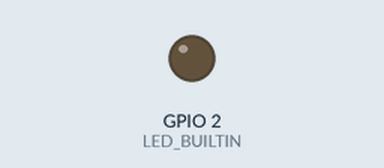
Simulated run of this sketch. Board: ESP8266 (NodeMCU). On the bench: output pins drawn as LEDs (lit = HIGH, except the on-board LED, lit = LOW). WiFi joins after 1.5 s; servers stay silent unless stated; random numbers use the default seed unless the sketch sets one; what the sketch prints to the serial monitor is not drawn.

Above: at 2.0 s.
At 13.1 s:
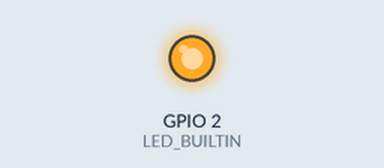
Timing chart, 0 to 57.2 s (numbered marks = the images above):
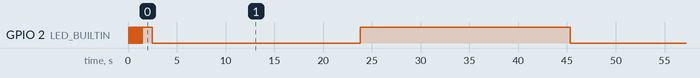

The sketch:

esp8266_thing-sheet-random.ino
```cpp
/*
// ----------------------------------------------------------------------------------------------
This is a program to learn and control variables of a random number for Thingspeak and Google Sheet.
It was designed to be run on an Esp8266
Design by Yotesarun Bunpotsed
// ----------------------------------------------------------------------------------------------
*/


#include <ThingSpeak.h>
#include <ESP8266WiFi.h>


//Google sheets
// Your WiFi credentials.
// Set password to "" for open networks.

char ssid[] = "Okaisank_2.4G";
char pass[] = "12345678";


String GAS_ID = "***********************"; //--> spreadsheet script ID

//Your Domain name with URL path or IP address with path
const char* host = "script.google.com"; // only google.com not https://google.com

// ----------------------------------------------------------------------------------------------
//ThingSpeak
String SERVER_IP = "api.thingspeak.com";

unsigned long myChannelNumber = 12345678;
const char* myWriteAPIKey     = "****************";
const char* myReadAPIKey      = "****************";

unsigned int field1 =1;
unsigned int field2 =2;


WiFiClient client;

int Temp, Humi;

// ----------------------------------------------------------------------------------------------
//#define DHT_PIN               D1
#define UPDATE_INTERVAL_HOUR  (0)
#define UPDATE_INTERVAL_MIN   (0)
#define UPDATE_INTERVAL_SEC   (30)

#define UPDATE_INTERVAL_MS    ( ((UPDATE_INTERVAL_HOUR*60*60) + (UPDATE_INTERVAL_MIN * 60) + UPDATE_INTERVAL_SEC ) * 1000 )

// ----------------------------------------------------------------------------------------------


// ----------------------------------------------------------------------------------------------
void update_google_sheet()
{
    Serial.print("connecting to ");
    Serial.println(host);

    // Use WiFiClient class to create TCP connections
    WiFiClientSecure client;
    const int httpPort = 443; // 80 is for HTTP / 443 is for HTTPS!

    client.setInsecure(); // this is the magical line that makes everything work

    if (!client.connect(host, httpPort)) { //works!
      Serial.println("connection failed");
      return;
    }

    //----------------------------------------Processing data and sending data

    String url = "/macros/s/" + GAS_ID + "/exec?temperature=";
    int Temp = random(0,100);
    int Humi = random(0,100);
    url += String(Temp);

    url += "&humidity=";
    url += String(Humi);

    Serial.print("Requesting URL: ");
    Serial.println(url);

    // This will send the request to the server
    client.print(String("GET ") + url + " HTTP/1.1\r\n" +
                 "Host: " + host + "\r\n" +
                 "Connection: close\r\n\r\n");

    Serial.println();
    Serial.println("closing connection");
}

// ----------------------------------------------------------------------------------------------
void setup()
{
  // Debug console
 Serial.begin(9600);

//  // Digital output pin
 pinMode(LED_BUILTIN, OUTPUT);
//


//----------------------------------------Wait for connection
  Serial.print("Connecting");
  WiFi.begin(ssid, pass); //--> Connect to your WiFi router
  while (WiFi.status() != WL_CONNECTED)
  {
    Serial.print(".");
    digitalWrite(LED_BUILTIN, LOW);
    delay(50);
    digitalWrite(LED_BUILTIN, HIGH);
    delay(50);
  }
    ThingSpeak.begin(client);

    Serial.println("");
    Serial.println("WiFi connected");

    Serial.print("IP Address : ");
    Serial.println(WiFi.localIP() );

    ThingSpeak.begin(client);
}
// ----------------------------------------------------------------------------------------------
unsigned long time_ms;
unsigned long time_1000_ms_buf;
unsigned long time_sheet_update_buf;
unsigned long time_dif;

void loop()
{
  time_ms = millis();
  time_dif = time_ms - time_1000_ms_buf;

  // Read and print serial data every 1 sec
  if ( time_dif >= 1000 ) // 1sec
  {
    time_1000_ms_buf = time_ms;

      int Temp = random(0,100);
      int Humi = random(0,50);
      delay(1000);

    Serial.print("Temperature: " + String(Temp) + " C");
    Serial.print("\t");
    Serial.println("Humidity: " + String(Humi) + " %");

    //Channel update LED On , Close connection LED Off
    digitalWrite(LED_BUILTIN, !digitalRead(LED_BUILTIN));

    thing_speak();
    ThingSpeak.setField(1, Temp);
    ThingSpeak.setField(2, Humi);
  }


  // Update data to google sheet in specific period
  time_ms = millis();
  time_dif = time_ms - time_sheet_update_buf;
  if ( time_dif >= UPDATE_INTERVAL_MS ) // Specific period
  {
    time_sheet_update_buf = time_ms;
    update_google_sheet();
  }

}

void thing_speak(){
  int Temp = random(0,100);
  int Humi = random(0,50);
Serial.println("T: " + String(Temp)+", "+"H: " + String(Humi));

ThingSpeak.setField(1,Temp);
ThingSpeak.setField(2,Humi);

int x = ThingSpeak.writeFields(myChannelNumber, myWriteAPIKey);
   if(x == 200){
    Serial.println("Channel updated successful");
   }
   else{
    Serial.println("Problem updateing channel");
   }

delay(20000);
}
```
